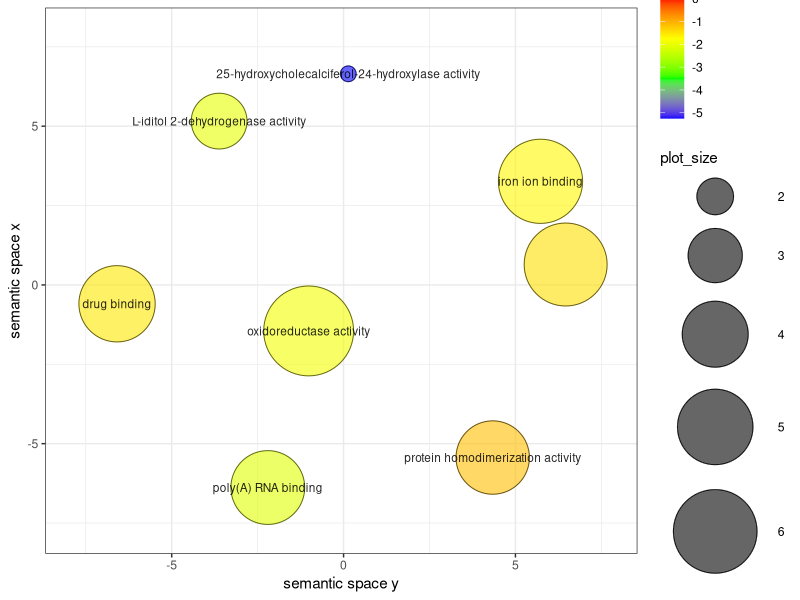

Generate this figure with R:


# A plotting R script produced by the REVIGO server at http://revigo.irb.hr/
# If you found REVIGO useful in your work, please cite the following reference:
# Supek F et al. "REVIGO summarizes and visualizes long lists of Gene Ontology
# terms" PLoS ONE 2011. doi:10.1371/journal.pone.0021800


# --------------------------------------------------------------------------
# If you don't have the ggplot2 package installed, uncomment the following line:
# install.packages( "ggplot2" );
library( ggplot2 );
# --------------------------------------------------------------------------
# If you don't have the scales package installed, uncomment the following line:
# install.packages( "scales" );
library( scales );


# --------------------------------------------------------------------------
# Here is your data from REVIGO. Scroll down for plot configuration options.

revigo.names <- c("term_ID","description","frequency_%","plot_X","plot_Y","plot_size","log10_p_value","uniqueness","dispensability");
revigo.data <- rbind(c("GO:0008403","25-hydroxycholecalciferol-24-hydroxylase activity", 0.000, 0.137, 6.650, 1.580,-5.2503,0.544,0.000),
c("GO:0044822","poly(A) RNA binding", 0.135,-2.204,-6.382, 4.806,-2.0894,0.718,0.000),
c("GO:0016491","oxidoreductase activity",14.657,-1.016,-1.449, 6.841,-1.8803,0.788,0.014),
c("GO:0042803","protein homodimerization activity", 0.122, 4.339,-5.437, 4.760,-1.1310,0.727,0.039),
c("GO:0005506","iron ion binding", 2.467, 5.729, 3.264, 6.067,-1.6614,0.698,0.051),
c("GO:0008144","drug binding", 0.260,-6.590,-0.594, 5.089,-1.5326,0.725,0.054),
c("GO:0003939","L-iditol 2-dehydrogenase activity", 0.003,-3.620, 5.160, 3.111,-2.0176,0.705,0.133),
c("GO:0005525","GTP binding", 1.692, 6.461, 0.643, 5.903,-1.4449,0.688,0.188));

one.data <- data.frame(revigo.data);
names(one.data) <- revigo.names;
one.data <- one.data [(one.data$plot_X != "null" & one.data$plot_Y != "null"), ];
one.data$plot_X <- as.numeric( as.character(one.data$plot_X) );
one.data$plot_Y <- as.numeric( as.character(one.data$plot_Y) );
one.data$plot_size <- as.numeric( as.character(one.data$plot_size) );
one.data$log10_p_value <- as.numeric( as.character(one.data$log10_p_value) );
one.data$frequency <- as.numeric( as.character(one.data$frequency) );
one.data$uniqueness <- as.numeric( as.character(one.data$uniqueness) );
one.data$dispensability <- as.numeric( as.character(one.data$dispensability) );
#head(one.data);


# --------------------------------------------------------------------------
# Names of the axes, sizes of the numbers and letters, names of the columns,
# etc. can be changed below

p1 <- ggplot( data = one.data );
p1 <- p1 + geom_point( aes( plot_X, plot_Y, colour = log10_p_value, size = plot_size), alpha = I(0.6) ) + scale_size_area();
p1 <- p1 + scale_colour_gradientn( colours = c("blue", "green", "yellow", "red"), limits = c( min(one.data$log10_p_value), 0) );
p1 <- p1 + geom_point( aes(plot_X, plot_Y, size = plot_size), shape = 21, fill = "transparent", colour = I (alpha ("black", 0.6) )) + scale_size_area();
p1 <- p1 + scale_size( range=c(5, 30)) + theme_bw(); # + scale_fill_gradientn(colours = heat_hcl(7), limits = c(-300, 0) );
ex <- one.data [ one.data$dispensability < 0.15, ]; 
p1 <- p1 + geom_text( data = ex, aes(plot_X, plot_Y, label = description), colour = I(alpha("black", 0.85)), size = 3 );
p1 <- p1 + labs (y = "semantic space x", x = "semantic space y");
p1 <- p1 + theme(legend.key = element_blank()) ;
one.x_range = max(one.data$plot_X) - min(one.data$plot_X);
one.y_range = max(one.data$plot_Y) - min(one.data$plot_Y);
p1 <- p1 + xlim(min(one.data$plot_X)-one.x_range/10,max(one.data$plot_X)+one.x_range/10);
p1 <- p1 + ylim(min(one.data$plot_Y)-one.y_range/10,max(one.data$plot_Y)+one.y_range/10);



# --------------------------------------------------------------------------
# Output the plot to screen

p1;

# Uncomment the line below to also save the plot to a file.
# The file type depends on the extension (default=pdf).

# ggsave("C:/Users/path_to_your_file/revigo-plot.pdf");
